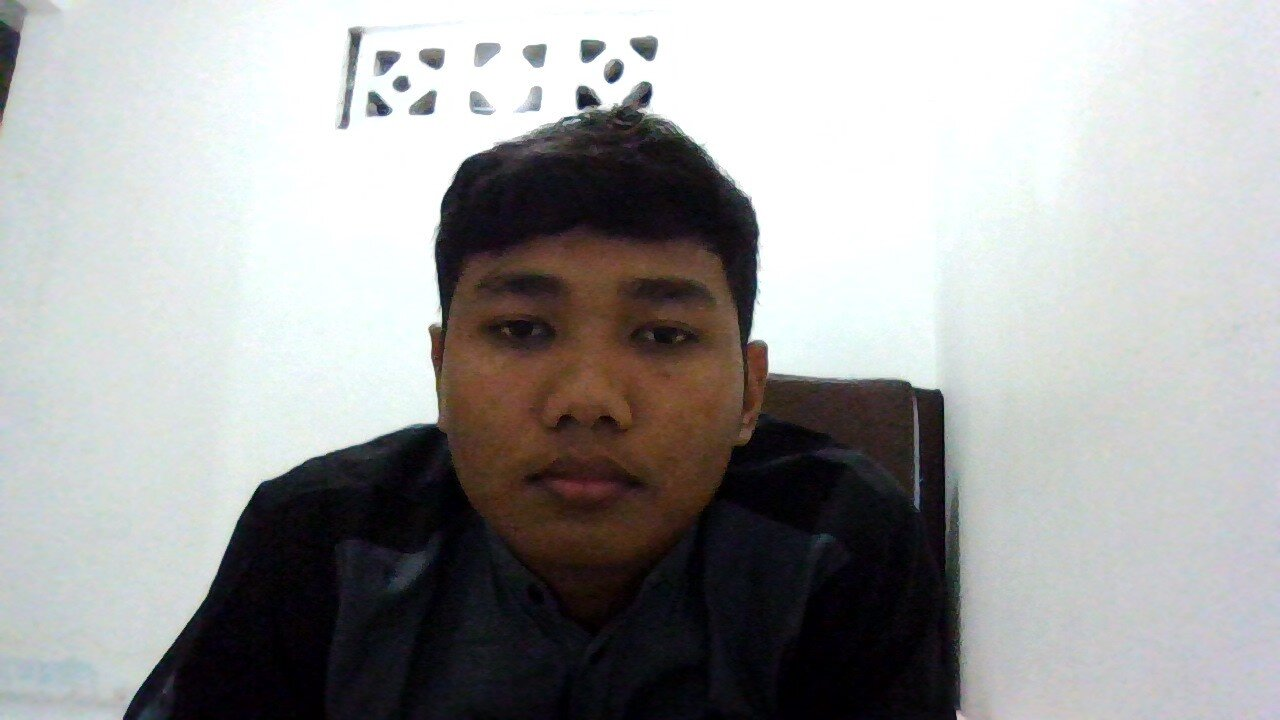
#> input picture UAS PCD/ArdianKomp.jpg, 1280 x 720 px, given in place of the camera
$ python stero.py
#> lines starting #> are read from the running program, lines starting #| are printed output that depends on the picture; after the words box and inside, x2 and y2 are one past the last pixel; in counts of white or black regions, pixels touching at a corner belong together
__author__ = 'Charlie'
# Implementaion uses code from opencv samples

import numpy as np
import cv2
import argparse, os, sys, inspect

cmd_subfolder = os.path.realpath(
    os.path.abspath(os.path.join(os.path.split(inspect.getfile(inspect.currentframe()))[0], "..","..", "Image_Lib")))
if cmd_subfolder not in sys.path:
    sys.path.insert(0, cmd_subfolder)

import image_utils as utils

PLY_HEADER = '''ply
format ascii 1.0
element vertex %(vert_num)d
property float x
property float y
property float z
property uchar red
property uchar green
property uchar blue
end_header
'''
FILENAME = "results/stereo.ply"
face_cascade = cv2.CascadeClassifier('data/haarcascade_frontalface_default.xml')

def detect_face(face_cascade, image):
    gray_image = cv2.equalizeHist(cv2.cvtColor(image, cv2.COLOR_BGR2GRAY))
    faces = face_cascade.detectMultiScale(gray_image, 1.3, 5)
    if len(faces) > 0:
        return max(faces, key=lambda item: item[2] * item[3])

    return None

def write_ply():
    with open(FILENAME, 'w') as f:
        f.write(PLY_HEADER % dict(vert_num=len(accumulated_verts)))
        np.savetxt(f, accumulated_verts, '%f %f %f %d %d %d')


def append_ply_array(verts, colors):
    global accumulated_verts
    verts = verts.reshape(-1, 3)
    colors = colors.reshape(-1, 3)
    verts_new = np.hstack([verts, colors])
    if accumulated_verts is not None:
        accumulated_verts = np.vstack([accumulated_verts, verts_new])
    else:
        accumulated_verts = verts_new


def stereo_match(imgL, imgR):
    # disparity range is tuned for 'aloe' image pair
    window_size = 15
    min_disp = 16
    num_disp = 96 - min_disp
    stereo = cv2.StereoSGBM_create(minDisparity=min_disp,
                                   numDisparities=num_disp,
                                   blockSize=16,
                                   P1=8 * 3 * window_size ** 2,
                                   P2=32 * 3 * window_size ** 2,
                                   disp12MaxDiff=1,
                                   uniquenessRatio=10,
                                   speckleWindowSize=150,
                                   speckleRange=32
                                   )

    # print('computing disparity...')
    disp = stereo.compute(imgL, imgR).astype(np.float32) / 16.0

    # print('generating 3d point cloud...',)
    h, w = imgL.shape[:2]
    f = 0.8 * w  # guess for focal length
    Q = np.float32([[1, 0, 0, -0.5 * w],
                    [0, -1, 0, 0.5 * h],  # turn points 180 deg around x-axis,
                    [0, 0, 0, -f],  # so that y-axis looks up
                    [0, 0, 1, 0]])
    points = cv2.reprojectImageTo3D(disp, Q)
    colors = cv2.cvtColor(imgL, cv2.COLOR_BGR2RGB)
    mask = disp > disp.min()
    out_points = points[mask]
    out_colors = colors[mask]
    append_ply_array(out_points, out_colors)

    disparity_scaled = (disp - min_disp) / num_disp
    disparity_scaled += abs(np.amin(disparity_scaled))
    disparity_scaled /= np.amax(disparity_scaled)
    disparity_scaled[disparity_scaled < 0] = 0
    return np.array(255 * disparity_scaled, np.uint8)

def get_resized_image(image, face):
    x, y, w, h = face
    return cv2.resize(image[y:y + h, x:x + w], (800, 800))


if __name__ == '__main__':
    # [8 lines of commented-out code are left out]
    camera = cv2.VideoCapture(0)
    accumulated_verts = None
    face_box = None

    while face_box is None:
        grabbed, frame = camera.read()
#> frame is the input picture: shape (720, 1280, 3); mean B, G, R 159.2, 159.5, 159.6
        if not grabbed:
            raise EnvironmentError("Camera read failed!")
        img = frame
        face_box = detect_face(face_cascade, img)
#> in detect_face, `gray_image = cv2.equalizeHist(cv2.cvtColor(image, cv2.COLOR_BGR2GRAY))`:
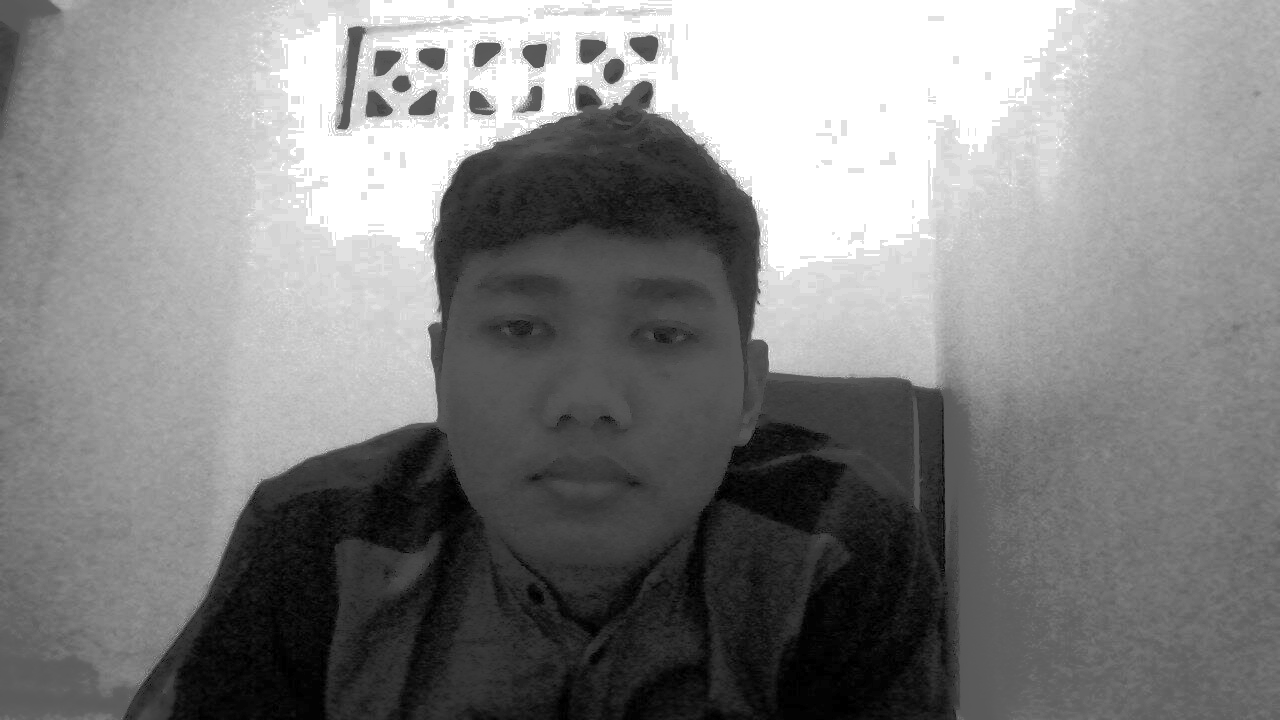
#> gray_image: shape (720, 1280); min 0, max 255, mean 129.8
#> in detect_face, `faces = face_cascade.detectMultiScale(gray_image, 1.3, 5)`: faces = [[426, 211, 331, 331]]
#> face_box = [426, 211, 331, 331]

    img_ref = get_resized_image(img, face_box)
#> in get_resized_image, `x, y, w, h = face`: x = 426; y = 211; w = 331
#> in get_resized_image, `return cv2.resize(image[y:y + h, x:x + w], (800, 800))`:
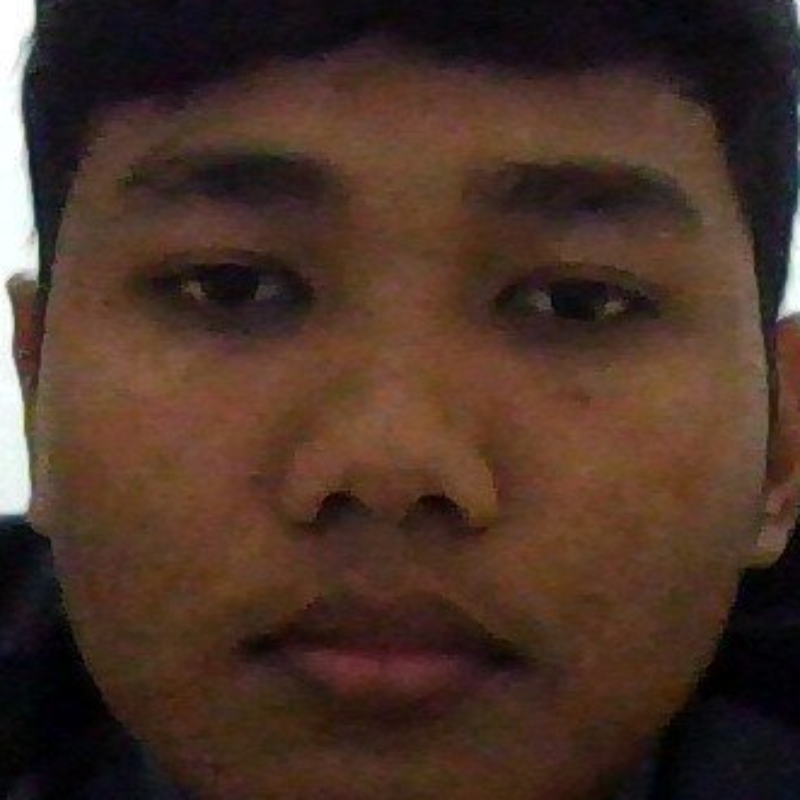
#> returned value: shape (800, 800, 3); mean of channels 0, 1, 2 40.1, 50.9, 73.8; drawn as B, G, R
    print (img_ref.shape)
#| (800, 800, 3)

    disparity = np.zeros((img_ref.shape[0], img_ref.shape[1]), dtype=np.uint8)

    while (True):
        _, frame = camera.read()
        img = frame
        face_box = detect_face(face_cascade, img)

        if face_box is not None:
            img_curr = get_resized_image(img, face_box)
            disparity |= stereo_match(img_ref, img_curr)  # cv2.bitwise_and(disparity, stereo_match(imgRef, imgR))
#> in stereo_match, `disp = stereo.compute(imgL, imgR).astype(np.float32) / 16.0`:
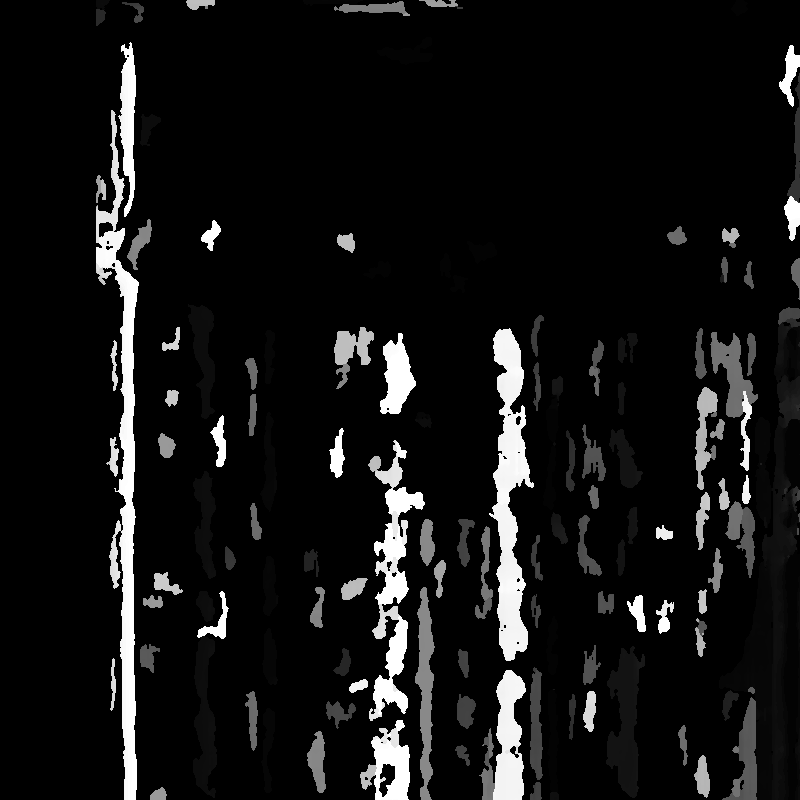
#> disp: shape (800, 800) float32; min 15, max 95, mean 21.2; drawn with min black and max white
#> in stereo_match, `points = cv2.reprojectImageTo3D(disp, Q)`:
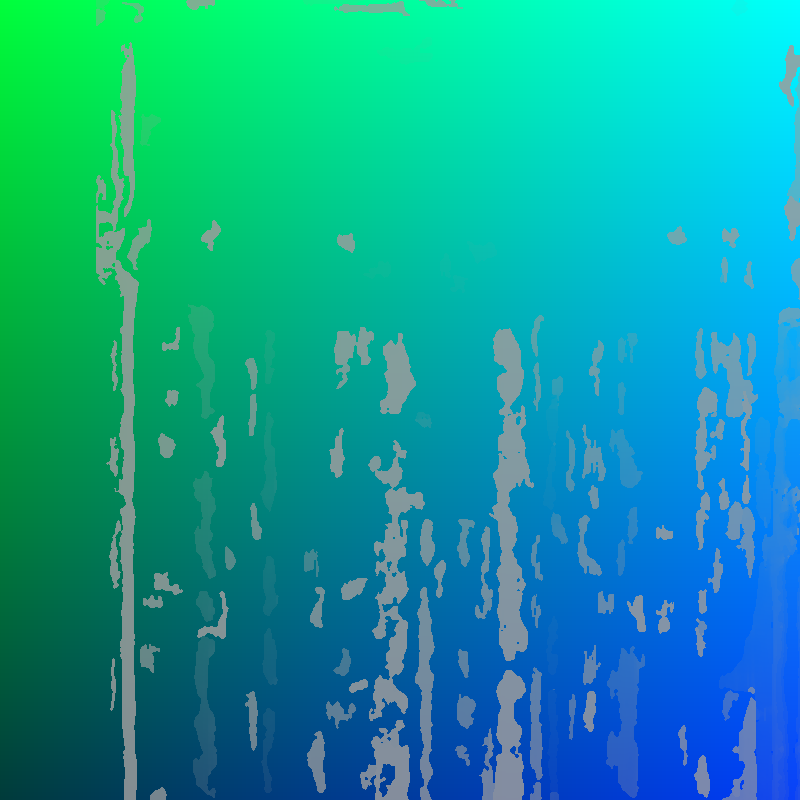
#> points: shape (800, 800, 3) float32; mean of channels 0, 1, 2 -0.3, 0.7, -38.8; drawn with min black and max white
#> in stereo_match, `mask = disp > disp.min()`:
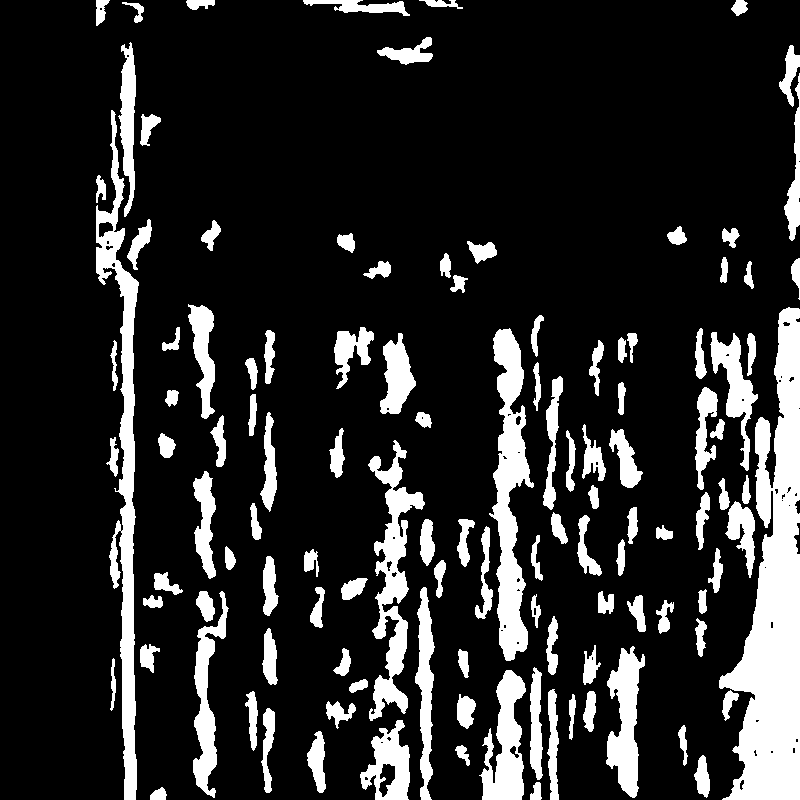
#> mask: shape (800, 800) bool; 16.2% white; 118 white regions, largest, box (x1, y1, x2, y2) and area: (719, 307, 800, 800) 20799, (96, 110, 139, 800) 8913, (489, 328, 534, 661) 7143

            cv2.rectangle(img, (face_box[0], face_box[1]), (face_box[0] + face_box[2], face_box[1] + face_box[3]),
                      (255, 0, 0), 2)

        cv2.imshow("Video", img)
        cv2.imshow('disparity', disparity)
        key = cv2.waitKey(1)
#> (key q is pressed here)
        if key & 0xFF == ord('q'):
            write_ply()
            break
        elif key & 0xFF == ord('r'):
            print ("Resetting")
            imgRef = img_curr
            disparity *= 0
            accumulated_verts = None

    cv2.destroyAllWindows()
    camera.release()

$ run again, on UAS PCD/Sakha.png
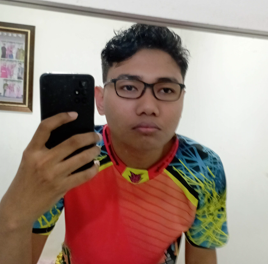
#> input picture UAS PCD/Sakha.png, 268 x 264 px, given in place of the camera
#> frame is the input picture: shape (264, 268, 3); mean B, G, R 121.4, 132.2, 156.8
#> in detect_face, `gray_image = cv2.equalizeHist(cv2.cvtColor(image, cv2.COLOR_BGR2GRAY))`:
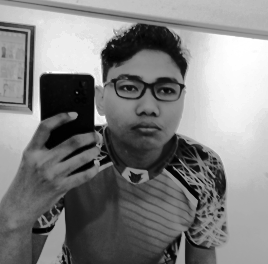
#> gray_image: shape (264, 268); min 0, max 255, mean 128.3
#> faces = [[96, 50, 100, 100]]
#> face_box = [96, 50, 100, 100]
#> in get_resized_image, `x, y, w, h = face`: x = 96; y = 50; w = 100
#| (800, 800, 3)
#> in stereo_match, `mask = disp > disp.min()`:
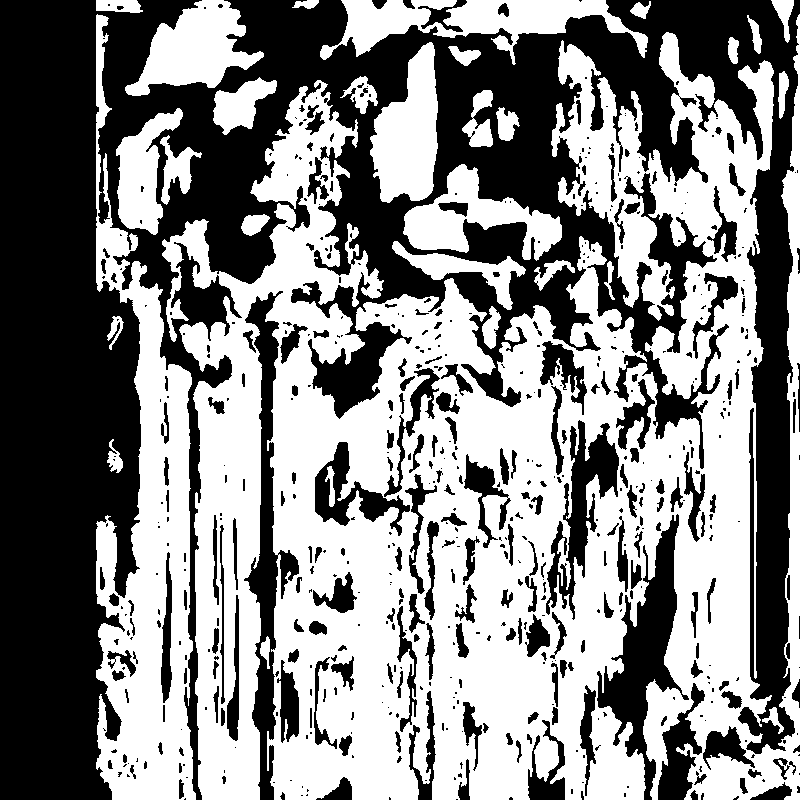
#> mask: shape (800, 800) bool; 52.7% white; 596 black regions (355 under 20 px), largest, box (x1, y1, x2, y2) and area: (0, 0, 800, 800) 234922, (597, 514, 689, 800) 8393, (244, 291, 299, 800) 8112
